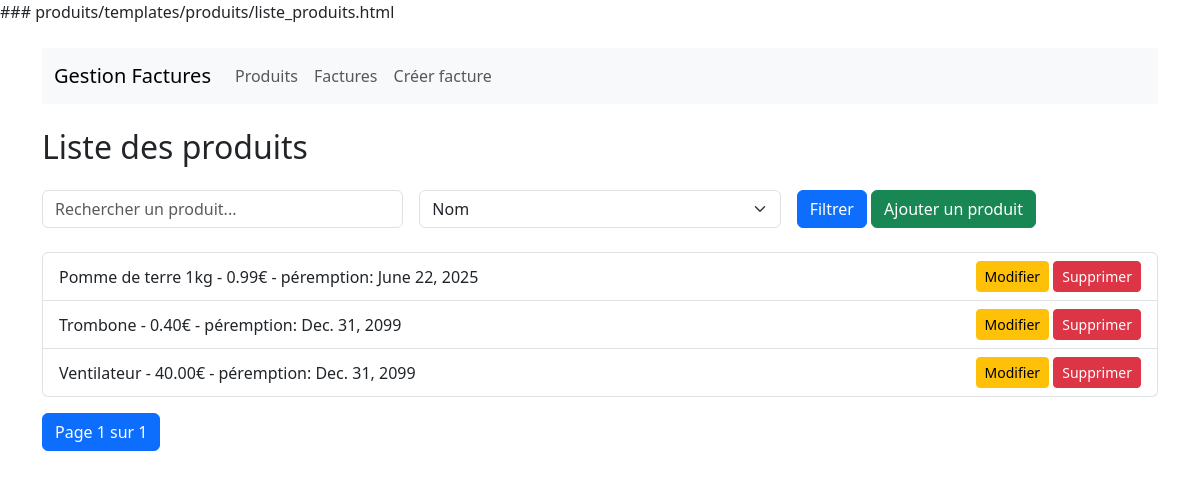
The page / on the database its author committed.
### produits/models.py (models this page shows, shortened)
class Produit(models.Model):
    nom = models.CharField(max_length=100)
    prix = models.DecimalField(max_digits=8, decimal_places=2)
    date_peremption = models.DateField()

### produits/views.py (the view)
# urls.py: path('', views.liste_produits, name='liste_produits'),
def liste_produits(request):
    query = request.GET.get('q', '')
    tri = request.GET.get('sort', 'nom')
    produits = Produit.objects.filter(nom__icontains=query).order_by(tri)
    paginator = Paginator(produits, 5)
    page = request.GET.get('page')
    produits_page = paginator.get_page(page)
    return render(request, 'produits/liste_produits.html', {'produits': produits_page, 'query': query, 'tri': tri})

### produits/templates/produits/liste_produits.html (shortened to what this page needs)
{% extends 'base.html' %}
{% block content %}
<h2 class="my-4">Liste des produits</h2>
<form method="get" class="row g-3 mb-4">
  <div class="col-md-4">
    <input type="text" name="q" class="form-control" placeholder="Rechercher un produit..." value="{{ query }}">
  </div>
  <div class="col-md-4">
    <select name="sort" class="form-select">
      <option value="nom" {% if tri == 'nom' %}selected{% endif %}>Nom</option>
    </select>
  </div>
  <div class="col-md-4">
    <button type="submit" class="btn btn-primary">Filtrer</button>
    <a href="{% url 'ajouter_produit' %}" class="btn btn-success">Ajouter un produit</a>
  </div>
</form>
<ul class="list-group">
  {% for produit in produits %}
    <li class="list-group-item d-flex justify-content-between align-items-center">
      {{ produit.nom }} - {{ produit.prix }}€ - péremption: {{ produit.date_peremption }}
      <span>
        <a class="btn btn-sm btn-warning" href="{% url 'modifier_produit' produit.id %}">Modifier</a>
        <a class="btn btn-sm btn-danger" href="{% url 'supprimer_produit' produit.id %}">Supprimer</a>
      </span>
    </li>
  {% endfor %}
</ul>
<nav class="mt-3">
  <ul class="pagination">
    <li class="page-item active"><a class="page-link">Page {{ produits.number }} sur {{ produits.paginator.num_pages }}</a></li>
  </ul>
</nav>
{% endblock %}

### rows shown on the page
Produit: nom "Pomme de terre 1kg", prix "0.99", date_peremption "June 22, 2025"
Produit: nom "Trombone", prix "0.40", date_peremption "Dec. 31, 2099"
Produit: nom "Ventilateur", prix "40.00", date_peremption "Dec. 31, 2099"

### other values the page prints
{{ produits.number }} "1"
{{ produits.paginator.num_pages }} "1"
